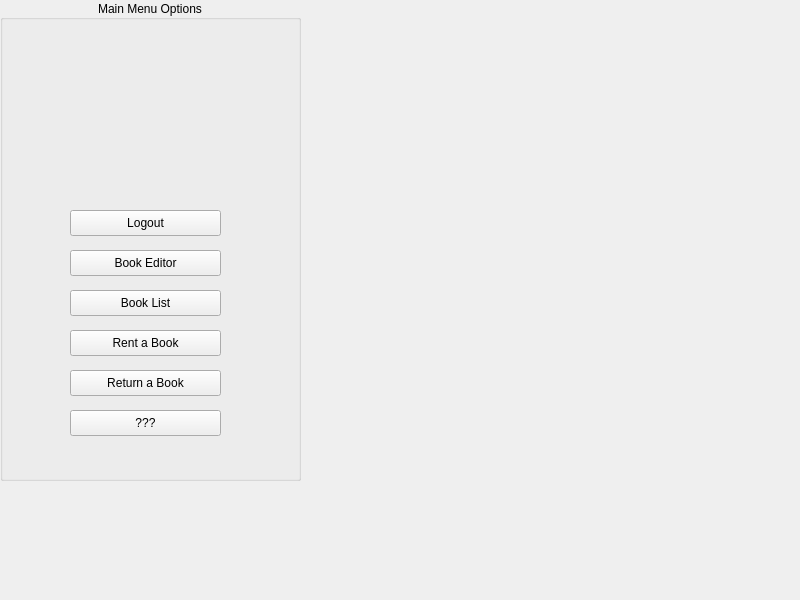
<?xml version="1.0" encoding="UTF-8"?>
<ui version="4.0">
 <class>homeWindow</class>
 <widget class="QMainWindow" name="homeWindow">
  <property name="geometry">
   <rect>
    <x>0</x>
    <y>0</y>
    <width>800</width>
    <height>600</height>
   </rect>
  </property>
  <property name="windowTitle">
   <string>MainWindow</string>
  </property>
  <widget class="QWidget" name="centralwidget">
   <widget class="QGroupBox" name="groupBox">
    <property name="geometry">
     <rect>
      <x>0</x>
      <y>0</y>
      <width>301</width>
      <height>481</height>
     </rect>
    </property>
    <property name="title">
     <string>Main Menu Options</string>
    </property>
    <property name="alignment">
     <set>Qt::AlignmentFlag::AlignCenter</set>
    </property>
    <widget class="QLabel" name="label">
     <property name="geometry">
      <rect>
       <x>50</x>
       <y>30</y>
       <width>201</width>
       <height>161</height>
      </rect>
     </property>
     <property name="text">
      <string/>
     </property>
     <property name="pixmap">
      <pixmap resource="resources.qrc">:/images/randbook.jpg</pixmap>
     </property>
     <property name="scaledContents">
      <bool>true</bool>
     </property>
    </widget>
    <widget class="QPushButton" name="pushButton">
     <property name="geometry">
      <rect>
       <x>70</x>
       <y>210</y>
       <width>151</width>
       <height>26</height>
      </rect>
     </property>
     <property name="text">
      <string>Logout</string>
     </property>
    </widget>
    <widget class="QPushButton" name="pushButton_6">
     <property name="geometry">
      <rect>
       <x>70</x>
       <y>250</y>
       <width>151</width>
       <height>26</height>
      </rect>
     </property>
     <property name="text">
      <string>Book Editor</string>
     </property>
    </widget>
    <widget class="QPushButton" name="pushButton_8">
     <property name="geometry">
      <rect>
       <x>70</x>
       <y>290</y>
       <width>151</width>
       <height>26</height>
      </rect>
     </property>
     <property name="text">
      <string>Book List</string>
     </property>
    </widget>
    <widget class="QPushButton" name="pushButton_9">
     <property name="geometry">
      <rect>
       <x>70</x>
       <y>330</y>
       <width>151</width>
       <height>26</height>
      </rect>
     </property>
     <property name="text">
      <string>Rent a Book</string>
     </property>
    </widget>
    <widget class="QPushButton" name="pushButton_10">
     <property name="geometry">
      <rect>
       <x>70</x>
       <y>370</y>
       <width>151</width>
       <height>26</height>
      </rect>
     </property>
     <property name="text">
      <string>Return a Book</string>
     </property>
    </widget>
    <widget class="QPushButton" name="pushButton_11">
     <property name="geometry">
      <rect>
       <x>70</x>
       <y>410</y>
       <width>151</width>
       <height>26</height>
      </rect>
     </property>
     <property name="text">
      <string>???</string>
     </property>
    </widget>
   </widget>
   <widget class="QLabel" name="user_label">
    <property name="geometry">
     <rect>
      <x>340</x>
      <y>40</y>
      <width>371</width>
      <height>71</height>
     </rect>
    </property>
    <property name="text">
     <string/>
    </property>
   </widget>
  </widget>
 </widget>
 <resources>
  <include location="resources.qrc"/>
 </resources>
 <connections/>
</ui>
